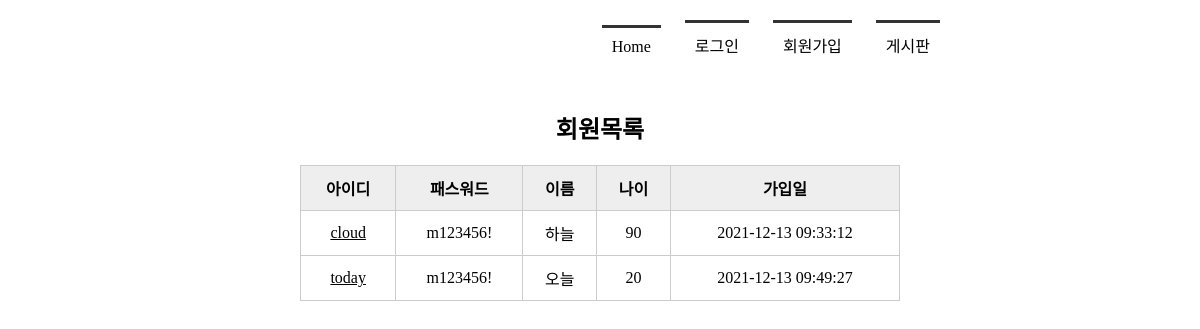
Page /memberlist/ on the committed database.
### tables this page shows
CREATE TABLE member(
        mid CHAR(5) PRIMARY KEY,
        passwd CHAR(8) NOT NULL,
        name TEXT NOT NULL,
        age INTEGER,
        regDate TIMESTAMP DATE DEFAULT (datetime('now', 'localtime'))
    );

### app.py (the view)
@app.route('/memberlist/')
def memberlist():
    conn = getconn()
    cur = conn.cursor()
    sql = "SELECT * FROM member"
    cur.execute(sql)
    rs = cur.fetchall() #db에서 검색한 데이터
    conn.close()
    return render_template('memberlist.html', rs=rs) #가져온 데이터를 웹으로 보내줌

### app.py (called while the page is built)
def getconn():
    conn = sqlite3.connect('./memberdb.db')
    return conn

### templates/memberlist.html (shortened to what this page needs)
<!DOCTYPE html>
<html lang="ko">
<head>
    <link rel="stylesheet" href="{{ url_for('static', filename='css/style.css') }}">
</head>
<body>
    <div id="container">
        {% include 'navbar.html' %}
        <section>
            <h1>회원목록</h1>
            <table>
                <tr>
                    <th>아이디</th>
                    <th>패스워드</th>
                    <th>이름</th>
                    <th>나이</th>
                    <th>가입일</th>
                </tr>
                {% for i in rs %}
                <tr>
                    <td><a href="{{ url_for('member_view', id=i[0]) }}">{{ i[0] }}</a></td>
                    <td>{{ i[1] }}</td>
                    <td>{{ i[2] }}</td>
                    <td>{{ i[3] }}</td>
                    <td>{{ i[4] }}</td>
                </tr>
                {% endfor %}
            </table>
        </section>
    </div>
</body>
</html>

### static/css/style.css (style rules this page uses)
* { margin: 0; padding: 0 }
#container { width: 1000px; margin: 10px auto; }
section { text-align: center }
section table { width: 600px; margin: 0 auto; border-collapse: collapse; }
section h1 { margin-bottom: 20px; }
section table, th, td { border: 1px solid #ccc; padding: 10px; }
section table th { background-color: #eee; }
section table a { color: #000; }

### rows in the picture
member: mid "cloud", passwd "m123456!", name "하늘", age "90", regDate "2021-12-13 09:33:12"
member: mid "today", passwd "m123456!", name "오늘", age "20", regDate "2021-12-13 09:49:27"
